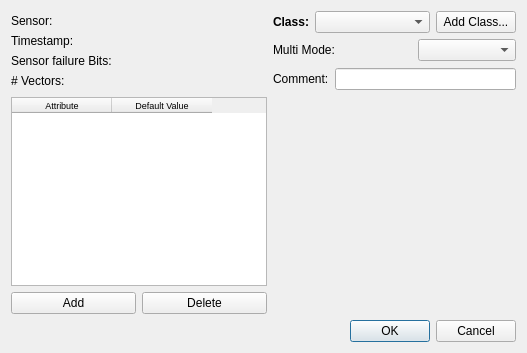
<?xml version="1.0" encoding="UTF-8"?>
<ui version="4.0">
 <class>AddSelecetionDialog</class>
 <widget class="QDialog" name="AddSelecetionDialog">
  <property name="geometry">
   <rect>
    <x>0</x>
    <y>0</y>
    <width>527</width>
    <height>353</height>
   </rect>
  </property>
  <property name="sizePolicy">
   <sizepolicy hsizetype="Fixed" vsizetype="Fixed">
    <horstretch>0</horstretch>
    <verstretch>0</verstretch>
   </sizepolicy>
  </property>
  <property name="windowTitle">
   <string>Dialog</string>
  </property>
  <layout class="QGridLayout" name="gridLayout">
   <item row="0" column="0" rowspan="3" colspan="2">
    <layout class="QVBoxLayout" name="verticalLayout">
     <property name="spacing">
      <number>0</number>
     </property>
     <item>
      <layout class="QHBoxLayout" name="sensorLayout">
       <item>
        <widget class="QLabel" name="sensorText">
         <property name="text">
          <string>Sensor:</string>
         </property>
        </widget>
       </item>
       <item>
        <spacer name="sendorSpacer">
         <property name="orientation">
          <enum>Qt::Horizontal</enum>
         </property>
         <property name="sizeHint" stdset="0">
          <size>
           <width>40</width>
           <height>20</height>
          </size>
         </property>
        </spacer>
       </item>
       <item>
        <widget class="QLabel" name="sensorLabel">
         <property name="text">
          <string/>
         </property>
        </widget>
       </item>
      </layout>
     </item>
     <item>
      <layout class="QHBoxLayout" name="timestampLayout">
       <item>
        <widget class="QLabel" name="timestampText">
         <property name="text">
          <string>Timestamp:</string>
         </property>
        </widget>
       </item>
       <item>
        <spacer name="timestampSpacer">
         <property name="orientation">
          <enum>Qt::Horizontal</enum>
         </property>
         <property name="sizeHint" stdset="0">
          <size>
           <width>40</width>
           <height>20</height>
          </size>
         </property>
        </spacer>
       </item>
       <item>
        <widget class="QLabel" name="timestempLabel">
         <property name="text">
          <string/>
         </property>
        </widget>
       </item>
      </layout>
     </item>
     <item>
      <layout class="QHBoxLayout" name="failureLayout">
       <item>
        <widget class="QLabel" name="failureText">
         <property name="text">
          <string>Sensor failure Bits:</string>
         </property>
        </widget>
       </item>
       <item>
        <spacer name="failureSpacer">
         <property name="orientation">
          <enum>Qt::Horizontal</enum>
         </property>
         <property name="sizeHint" stdset="0">
          <size>
           <width>40</width>
           <height>20</height>
          </size>
         </property>
        </spacer>
       </item>
       <item>
        <widget class="QLabel" name="failureLabel">
         <property name="text">
          <string/>
         </property>
        </widget>
       </item>
      </layout>
     </item>
     <item>
      <layout class="QHBoxLayout" name="nVectorsLayout">
       <item>
        <widget class="QLabel" name="nVectorsText">
         <property name="text">
          <string># Vectors:</string>
         </property>
        </widget>
       </item>
       <item>
        <spacer name="nVectorsSpacer">
         <property name="orientation">
          <enum>Qt::Horizontal</enum>
         </property>
         <property name="sizeHint" stdset="0">
          <size>
           <width>40</width>
           <height>20</height>
          </size>
         </property>
        </spacer>
       </item>
       <item>
        <widget class="QLabel" name="nVectorsLabel">
         <property name="text">
          <string/>
         </property>
        </widget>
       </item>
      </layout>
     </item>
    </layout>
   </item>
   <item row="0" column="2">
    <layout class="QHBoxLayout" name="classLayout">
     <item>
      <widget class="QLabel" name="classText">
       <property name="font">
        <font>
         <weight>75</weight>
         <bold>true</bold>
        </font>
       </property>
       <property name="text">
        <string>Class:</string>
       </property>
      </widget>
     </item>
     <item>
      <widget class="QComboBox" name="classComboBox">
       <property name="sizePolicy">
        <sizepolicy hsizetype="Expanding" vsizetype="Fixed">
         <horstretch>0</horstretch>
         <verstretch>0</verstretch>
        </sizepolicy>
       </property>
      </widget>
     </item>
     <item>
      <widget class="QPushButton" name="pushButton">
       <property name="text">
        <string>Add Class...</string>
       </property>
      </widget>
     </item>
    </layout>
   </item>
   <item row="1" column="2">
    <layout class="QHBoxLayout" name="multiModeLayout">
     <item>
      <widget class="QLabel" name="multiModeText">
       <property name="text">
        <string>Multi Mode:</string>
       </property>
      </widget>
     </item>
     <item>
      <spacer name="multiModeSpacer">
       <property name="orientation">
        <enum>Qt::Horizontal</enum>
       </property>
       <property name="sizeType">
        <enum>QSizePolicy::Minimum</enum>
       </property>
       <property name="sizeHint" stdset="0">
        <size>
         <width>40</width>
         <height>20</height>
        </size>
       </property>
      </spacer>
     </item>
     <item>
      <widget class="QComboBox" name="multiModeComboBox">
       <property name="sizePolicy">
        <sizepolicy hsizetype="Preferred" vsizetype="Fixed">
         <horstretch>0</horstretch>
         <verstretch>0</verstretch>
        </sizepolicy>
       </property>
      </widget>
     </item>
    </layout>
   </item>
   <item row="2" column="2">
    <layout class="QHBoxLayout" name="commentLayout">
     <item>
      <widget class="QLabel" name="commentText">
       <property name="text">
        <string>Comment:</string>
       </property>
      </widget>
     </item>
     <item>
      <widget class="QLineEdit" name="commentLineEdit"/>
     </item>
    </layout>
   </item>
   <item row="3" column="0" colspan="2">
    <widget class="QTableWidget" name="tableWidget">
     <property name="font">
      <font>
       <pointsize>7</pointsize>
      </font>
     </property>
     <column>
      <property name="text">
       <string>Attribute</string>
      </property>
     </column>
     <column>
      <property name="text">
       <string>Default Value</string>
      </property>
     </column>
    </widget>
   </item>
   <item row="3" column="2" rowspan="2">
    <widget class="BarGraphWidget" name="bGraph" native="true"/>
   </item>
   <item row="4" column="0">
    <widget class="QPushButton" name="addAttributeButton">
     <property name="text">
      <string>Add</string>
     </property>
    </widget>
   </item>
   <item row="4" column="1">
    <widget class="QPushButton" name="deleteAttributeButton">
     <property name="text">
      <string>Delete</string>
     </property>
    </widget>
   </item>
   <item row="5" column="1" colspan="2">
    <widget class="QDialogButtonBox" name="buttonBox">
     <property name="orientation">
      <enum>Qt::Horizontal</enum>
     </property>
     <property name="standardButtons">
      <set>QDialogButtonBox::Cancel|QDialogButtonBox::Ok</set>
     </property>
    </widget>
   </item>
  </layout>
 </widget>
 <customwidgets>
  <customwidget>
   <class>BarGraphWidget</class>
   <extends>QWidget</extends>
   <header>bargraphwidget.h</header>
   <container>1</container>
  </customwidget>
 </customwidgets>
 <resources/>
 <connections>
  <connection>
   <sender>buttonBox</sender>
   <signal>accepted()</signal>
   <receiver>AddSelecetionDialog</receiver>
   <slot>accept()</slot>
   <hints>
    <hint type="sourcelabel">
     <x>248</x>
     <y>254</y>
    </hint>
    <hint type="destinationlabel">
     <x>157</x>
     <y>274</y>
    </hint>
   </hints>
  </connection>
  <connection>
   <sender>buttonBox</sender>
   <signal>rejected()</signal>
   <receiver>AddSelecetionDialog</receiver>
   <slot>reject()</slot>
   <hints>
    <hint type="sourcelabel">
     <x>316</x>
     <y>260</y>
    </hint>
    <hint type="destinationlabel">
     <x>286</x>
     <y>274</y>
    </hint>
   </hints>
  </connection>
 </connections>
</ui>
